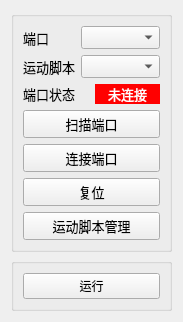
          <widget class="QWidget" name="page_8">
           <property name="geometry">
            <rect>
             <x>0</x>
             <y>0</y>
             <width>174</width>
             <height>318</height>
            </rect>
           </property>
           <attribute name="label">
            <string>升降台配置</string>
           </attribute>
           <layout class="QGridLayout" name="gridLayout_17">
            <item row="0" column="0">
             <widget class="QGroupBox" name="groupBox_8">
              <property name="title">
               <string/>
              </property>
              <layout class="QVBoxLayout" name="verticalLayout_8">
               <item>
                <layout class="QGridLayout" name="gridLayout">
                 <item row="0" column="0">
                  <widget class="QLabel" name="label_28">
                   <property name="font">
                    <font>
                     <pointsize>10</pointsize>
                    </font>
                   </property>
                   <property name="text">
                    <string>端口</string>
                   </property>
                  </widget>
                 </item>
                 <item row="0" column="1">
                  <widget class="QComboBox" name="port_list">
                   <property name="font">
                    <font>
                     <pointsize>10</pointsize>
                    </font>
                   </property>
                  </widget>
                 </item>
                 <item row="1" column="0">
                  <widget class="QLabel" name="label_30">
                   <property name="font">
                    <font>
                     <pointsize>10</pointsize>
                    </font>
                   </property>
                   <property name="text">
                    <string>运动脚本</string>
                   </property>
                  </widget>
                 </item>
                 <item row="1" column="1">
                  <widget class="QComboBox" name="script_combox">
                   <property name="font">
                    <font>
                     <pointsize>10</pointsize>
                    </font>
                   </property>
                  </widget>
                 </item>
                </layout>
               </item>
               <item>
                <layout class="QHBoxLayout" name="horizontalLayout_9">
                 <item>
                  <widget class="QLabel" name="portStatus_label">
                   <property name="font">
                    <font>
                     <pointsize>10</pointsize>
                    </font>
                   </property>
                   <property name="text">
                    <string>端口状态</string>
                   </property>
                  </widget>
                 </item>
                 <item>
                  <widget class="QLabel" name="portStatus">
                   <property name="font">
                    <font>
                     <pointsize>10</pointsize>
                    </font>
                   </property>
                   <property name="styleSheet">
                    <string notr="true">background-color:rgb(255, 0, 0);
color: rgb(255, 255, 255);</string>
                   </property>
                   <property name="frameShape">
                    <enum>QFrame::NoFrame</enum>
                   </property>
                   <property name="frameShadow">
                    <enum>QFrame::Plain</enum>
                   </property>
                   <property name="lineWidth">
                    <number>0</number>
                   </property>
                   <property name="text">
                    <string>未连接</string>
                   </property>
                   <property name="alignment">
                    <set>Qt::AlignCenter</set>
                   </property>
                   <property name="margin">
                    <number>0</number>
                   </property>
                   <property name="indent">
                    <number>-1</number>
                   </property>
                  </widget>
                 </item>
                </layout>
               </item>
               <item>
                <layout class="QVBoxLayout" name="verticalLayout_9">
                 <property name="spacing">
                  <number>6</number>
                 </property>
                 <item>
                  <widget class="QPushButton" name="scanPortBtn">
                   <property name="font">
                    <font>
                     <pointsize>10</pointsize>
                    </font>
                   </property>
                   <property name="text">
                    <string>扫描端口</string>
                   </property>
                  </widget>
                 </item>
                 <item>
                  <widget class="QPushButton" name="connectPortBtn">
                   <property name="font">
                    <font>
                     <pointsize>10</pointsize>
                    </font>
                   </property>
                   <property name="text">
                    <string>连接端口</string>
                   </property>
                  </widget>
                 </item>
                 <item>
                  <widget class="QPushButton" name="resetMachineBtn">
                   <property name="font">
                    <font>
                     <pointsize>10</pointsize>
                    </font>
                   </property>
                   <property name="text">
                    <string>复位</string>
                   </property>
                  </widget>
                 </item>
                 <item>
                  <widget class="QPushButton" name="newScriptBtn">
                   <property name="font">
                    <font>
                     <pointsize>10</pointsize>
                    </font>
                   </property>
                   <property name="text">
                    <string>运动脚本管理</string>
                   </property>
                  </widget>
                 </item>
                </layout>
               </item>
              </layout>
             </widget>
            </item>
            <item row="1" column="0">
             <widget class="QGroupBox" name="groupBox_9">
              <property name="title">
               <string/>
              </property>
              <layout class="QGridLayout" name="gridLayout_19">
               <item row="0" column="0">
                <layout class="QHBoxLayout" name="horizontalLayout_11">
                 <item>
                  <widget class="QPushButton" name="runBtn">
                   <property name="text">
                    <string>运行</string>
                   </property>
                  </widget>
                 </item>
                </layout>
               </item>
               <item row="1" column="0">
                <spacer name="verticalSpacer_5">
                 <property name="orientation">
                  <enum>Qt::Vertical</enum>
                 </property>
                 <property name="sizeHint" stdset="0">
                  <size>
                   <width>20</width>
                   <height>150</height>
                  </size>
                 </property>
                </spacer>
               </item>
              </layout>
              <zorder>verticalSpacer_5</zorder>
             </widget>
            </item>
           </layout>
          </widget>
